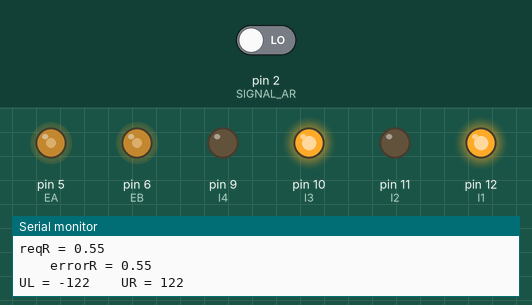
This sketch was run on a simulated Arduino Uno, built with avr-gcc and run on an emulated ATmega328P. Parts: output pins drawn as LEDs (lit = HIGH), the last lines printed to the serial monitor. The inputs (shaded band) are chosen by the test bench; at power-on: pin 2 (SIGNAL_AR) LOW.

Above: at 0.2 s.
At 1.9 s:
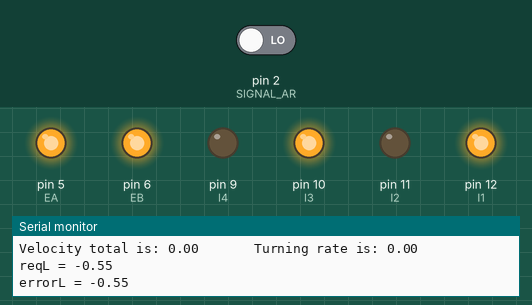
Timing chart, 0 to 3.4 s (numbered marks = the images above):
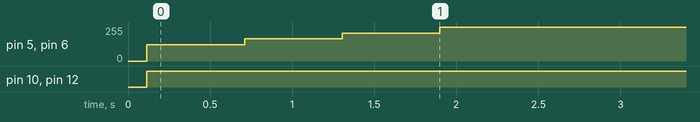

The sketch:

PI_Controller.ino
```cpp
//--------------------------------------------- VARIABLES -----------------------------------------------
  // Encoder digital pins
  const byte SIGNAL_AL = 4;
  const byte SIGNAL_BL = 3;
  const byte SIGNAL_AR = 2;
  const byte SIGNAL_BR = 1;

  //radius of wheels and track
  const float radius = 0.0625;
  const float track = 0.2775;

  int EA = 5; // Wheel PWM pin (must be a PWM pin)
  int I1 = 12; // Wheel direction digital pin 1
  int I2 = 11; // Wheel direction digital pin 2
  int EB = 6;
  int I3 = 10;
  int I4 = 9;

    float vTotal = 0;
    float angleRate = 0;

  // Counter to keep track of encoder ticks [integer]
  volatile long encoder_ticksL = 0;
  volatile long encoder_ticksR = 0;

  //enncoder ticks to radians conversion rate (rad/tick)
  const double RPT = 2.0 * PI / 3000 ;

  // Counter to keep track of the last number of ticks [integer]
  long encoder_ticks_last = 0;
  float lastDisplacementL = 0;
  float lastDisplacementR = 0;

  //desired speeds and sum of all errors
  float V_desired = 0;
  float omega_desired = 4;
  float sumErrorR = 0;
  float sumErrorL = 0;

  //speeds
  float vNow = 0;
  float omegaNow = 0;


//--------------------------------------------- ENCODER FUNCTIONS ---------------------------------------
  void decodeEncoderTicksLeft(){
      if (digitalRead(SIGNAL_BL) == LOW){
    // SIGNAL_A leads SIGNAL_B, so count one way
        encoder_ticksL--;
      }
      else{
        // SIGNAL_B leads SIGNAL_A, so count the other way
        encoder_ticksL++;
      }
    }
    void decodeEncoderTicksRight(){
      if (digitalRead(SIGNAL_BR) == LOW){
        // SIGNAL_A leads SIGNAL_B, so count one way
        encoder_ticksR++;
        }
      else{
        // SIGNAL_B leads SIGNAL_A, so count the other way
      encoder_ticksR--;
        }
      }


//--------------------------------------------- MOTORS --------------------------------------------------
  void motors(short speedL, short speedR){

    if (speedL < 0 && speedR < 0) {  // backward
    digitalWrite(I1, LOW);
    digitalWrite(I2, HIGH);
    digitalWrite(I3, HIGH);
    digitalWrite(I4, LOW);
  } else if (speedL > 0 && speedR > 0) {  // forward
    digitalWrite(I1, HIGH);
    digitalWrite(I2, LOW);
    digitalWrite(I3, LOW);
    digitalWrite(I4, HIGH);
  } else if (speedL > 0 && speedR < 0) {  // turn left
    digitalWrite(I2, HIGH);
    digitalWrite(I1, LOW);
    digitalWrite(I4, HIGH);
    digitalWrite(I3, LOW);
  } else if (speedL < 0 && speedR > 0) {  // turn right
    digitalWrite(I2, LOW);
    digitalWrite(I1, HIGH);
    digitalWrite(I4, LOW);
    digitalWrite(I3, HIGH);

  }

    analogWrite(EA, abs(speedR));
    analogWrite(EB, abs(speedL));
    }

//--------------------------------------------- FIND VELOCITIES -----------------------------------------
  //returns current velocity of each wheel
  float findVelocityL() {
    float displacementL = (double)encoder_ticksL * RPT;     //finds displacement
    float v = (displacementL - lastDisplacementL) * radius / 0.5; //find speed in m/s
    lastDisplacementL = displacementL;                      //store last displacement
    return v;                                               //return v
    }
  float findVelocityR() {
    float displacementR = (double)encoder_ticksR * RPT;     //finds displacement
    float v = (displacementR - lastDisplacementR) * radius / 0.5; //find speed in m/s
    lastDisplacementR = displacementR;                      //store last displacement
    return v;                                               //return v
    }

      //updates variables for current speed and turning
    void findSpeeds(float vL, float vR) {
        vNow = 0.5 * (vR + vL);
        omegaNow = (vR - vL) * (1.0 / track);
    }


    //returns velocity of each wheel required for desired speeds
  float requiredR() {
      float Vreq = V_desired + (omega_desired*track)/2;
      Serial.print("reqR = ");
      Serial.print(Vreq);
      Serial.print("\n");
      return Vreq;
    }
  float requiredL() {
      float Vreq = V_desired - (omega_desired*track)/2;
      Serial.print("reqL = ");
      Serial.print(Vreq);
      Serial.print("\n");
      return Vreq;
    }


// -------------------------------------------- FIND ERRORS ---------------------------------------------
  float findErrorL(float vL) {
    float errorL = requiredL() - vL; //find error in velocity

      sumErrorL += errorL;             //add error to integral term
      // Serial.print("error summed L \n");

      Serial.print("errorL = ");
      Serial.print(errorL);
      Serial.print("\n");

    return errorL;                    //return error
  }
  float findErrorR(float vR) {
    float errorR = requiredR() - vR;

      sumErrorR += errorR;
      // Serial.print("error summed R \n");

    Serial.print("    errorR = ");
    Serial.print(errorR);
    Serial.print("\n");

    return errorR;

  }


// -------------------------------------------- CONTROLLER ----------------------------------------------
  short PController (float errorNow, float sumError, float kP, float kI) {
    short u = (short) (kP*errorNow + sumError*kI);
    if (u > 255) {                  // bound u between (-255,255)
      return 255;
    } else if (u < -255) {
      return -255;
    }
    return u;
  }

// -------------------------------------------- SET UP --------------------------------------------------
 void setup()
 {
 // Open the serial port at 9600 bps
 Serial.begin(9600);
 // Set the pin modes for the encoders
 pinMode(SIGNAL_AL, INPUT);
 pinMode(SIGNAL_BL, INPUT);
 pinMode(SIGNAL_AR, INPUT);
 pinMode(SIGNAL_BR, INPUT);

 pinMode(EA, OUTPUT);
 pinMode(I1, OUTPUT);
 pinMode(I2, OUTPUT);
 pinMode(EB, OUTPUT);
 pinMode(I3, OUTPUT);
 pinMode(I4, OUTPUT);

 // Every time SIGNAL_A goes HIGH, this is a pulse
 attachInterrupt(digitalPinToInterrupt(SIGNAL_AL), decodeEncoderTicksLeft, RISING);
 attachInterrupt(digitalPinToInterrupt(SIGNAL_AR), decodeEncoderTicksRight, RISING);

 // Print a message
 Serial.print("Program initialized.");
 Serial.print("\n");
 }


// -------------------------------------------- LOOP ----------------------------------------------------
 void loop()
 {

    //initialize variables for speed at current time interval
    float vL = findVelocityL();
    float vR = findVelocityR();
    Serial.print("VL = ");
    Serial.print(vL);
    Serial.print("    VR = ");
    Serial.print(vR);
    Serial.print("\n");

    findSpeeds(vL, vR);
    Serial.print("Velocity total is: ");
    Serial.print(vNow);
    Serial.print("       Turning rate is: ");
    Serial.print(omegaNow);
    Serial.print("\n");

    short uL, uR;
    //set uL, and uR and run motors at speed
   uL = PController(findErrorL(vL), sumErrorL, 220, 80);

   uR = PController(findErrorR(vR), sumErrorR, 220, 80);
   Serial.print("UL = ");
   Serial.print(uL);
   Serial.print("    UR = ");
   Serial.print(uR);
   Serial.print("\n");


    motors(uL,uR);

    //Short delay [ms]
    delay(500);
    Serial.print("\n");
  }
```

Measured:
- by itself, pin 5 (EA), pin 6 (EB): 0/255 → 122/255 at 0.12 s, → 166/255 0.59 s later, → 210/255 0.59 s later, → 255/255 0.59 s later
- by itself, pin 10 (I3), pin 12 (I1): LOW → HIGH at 0.12 s
